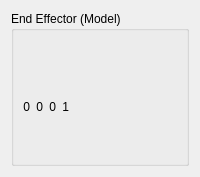
            <widget class="QWidget" name="tab_2">
             <attribute name="title">
              <string>Model</string>
             </attribute>
             <layout class="QGridLayout" name="gridLayout_23">
              <item row="0" column="0">
               <layout class="QGridLayout" name="gridLayout_22">
                <item row="0" column="0">
                 <widget class="QGroupBox" name="groupBox_7">
                  <property name="title">
                   <string>End Effector (Model)</string>
                  </property>
                  <layout class="QGridLayout" name="gridLayout_27">
                   <item row="0" column="1">
                    <spacer name="horizontalSpacer_2">
                     <property name="orientation">
                      <enum>Qt::Horizontal</enum>
                     </property>
                     <property name="sizeHint" stdset="0">
                      <size>
                       <width>40</width>
                       <height>20</height>
                      </size>
                     </property>
                    </spacer>
                   </item>
                   <item row="0" column="0">
                    <layout class="QGridLayout" name="gridLayout_24">
                     <item row="0" column="2">
                      <widget class="QLabel" name="MeeModel02">
                       <property name="text">
                        <string/>
                       </property>
                       <property name="alignment">
                        <set>Qt::AlignRight|Qt::AlignTrailing|Qt::AlignVCenter</set>
                       </property>
                      </widget>
                     </item>
                     <item row="0" column="1">
                      <widget class="QLabel" name="MeeModel01">
                       <property name="text">
                        <string/>
                       </property>
                       <property name="alignment">
                        <set>Qt::AlignRight|Qt::AlignTrailing|Qt::AlignVCenter</set>
                       </property>
                      </widget>
                     </item>
                     <item row="2" column="3">
                      <widget class="QLabel" name="MeeModel23">
                       <property name="text">
                        <string/>
                       </property>
                       <property name="alignment">
                        <set>Qt::AlignRight|Qt::AlignTrailing|Qt::AlignVCenter</set>
                       </property>
                      </widget>
                     </item>
                     <item row="1" column="2">
                      <widget class="QLabel" name="MeeModel12">
                       <property name="text">
                        <string/>
                       </property>
                       <property name="alignment">
                        <set>Qt::AlignRight|Qt::AlignTrailing|Qt::AlignVCenter</set>
                       </property>
                      </widget>
                     </item>
                     <item row="0" column="0">
                      <widget class="QLabel" name="MeeModel00">
                       <property name="text">
                        <string/>
                       </property>
                       <property name="alignment">
                        <set>Qt::AlignRight|Qt::AlignTrailing|Qt::AlignVCenter</set>
                       </property>
                      </widget>
                     </item>
                     <item row="2" column="2">
                      <widget class="QLabel" name="MeeModel22">
                       <property name="text">
                        <string/>
                       </property>
                       <property name="alignment">
                        <set>Qt::AlignRight|Qt::AlignTrailing|Qt::AlignVCenter</set>
                       </property>
                      </widget>
                     </item>
                     <item row="1" column="1">
                      <widget class="QLabel" name="MeeModel11">
                       <property name="text">
                        <string/>
                       </property>
                       <property name="alignment">
                        <set>Qt::AlignRight|Qt::AlignTrailing|Qt::AlignVCenter</set>
                       </property>
                      </widget>
                     </item>
                     <item row="1" column="3">
                      <widget class="QLabel" name="MeeModel13">
                       <property name="text">
                        <string/>
                       </property>
                       <property name="alignment">
                        <set>Qt::AlignRight|Qt::AlignTrailing|Qt::AlignVCenter</set>
                       </property>
                      </widget>
                     </item>
                     <item row="2" column="0">
                      <widget class="QLabel" name="MeeModel20">
                       <property name="text">
                        <string/>
                       </property>
                       <property name="alignment">
                        <set>Qt::AlignRight|Qt::AlignTrailing|Qt::AlignVCenter</set>
                       </property>
                      </widget>
                     </item>
                     <item row="2" column="1">
                      <widget class="QLabel" name="MeeModel21">
                       <property name="text">
                        <string/>
                       </property>
                       <property name="alignment">
                        <set>Qt::AlignRight|Qt::AlignTrailing|Qt::AlignVCenter</set>
                       </property>
                      </widget>
                     </item>
                     <item row="1" column="0">
                      <widget class="QLabel" name="MeeModel10">
                       <property name="text">
                        <string/>
                       </property>
                       <property name="alignment">
                        <set>Qt::AlignRight|Qt::AlignTrailing|Qt::AlignVCenter</set>
                       </property>
                      </widget>
                     </item>
                     <item row="0" column="3">
                      <widget class="QLabel" name="MeeModel03">
                       <property name="text">
                        <string/>
                       </property>
                       <property name="alignment">
                        <set>Qt::AlignRight|Qt::AlignTrailing|Qt::AlignVCenter</set>
                       </property>
                      </widget>
                     </item>
                     <item row="3" column="0">
                      <widget class="QLabel" name="label_52">
                       <property name="text">
                        <string>0</string>
                       </property>
                       <property name="alignment">
                        <set>Qt::AlignRight|Qt::AlignTrailing|Qt::AlignVCenter</set>
                       </property>
                      </widget>
                     </item>
                     <item row="3" column="1">
                      <widget class="QLabel" name="label_53">
                       <property name="text">
                        <string>0</string>
                       </property>
                       <property name="alignment">
                        <set>Qt::AlignRight|Qt::AlignTrailing|Qt::AlignVCenter</set>
                       </property>
                      </widget>
                     </item>
                     <item row="3" column="2">
                      <widget class="QLabel" name="label_54">
                       <property name="text">
                        <string>0</string>
                       </property>
                       <property name="alignment">
                        <set>Qt::AlignRight|Qt::AlignTrailing|Qt::AlignVCenter</set>
                       </property>
                      </widget>
                     </item>
                     <item row="3" column="3">
                      <widget class="QLabel" name="label_56">
                       <property name="text">
                        <string>1</string>
                       </property>
                       <property name="alignment">
                        <set>Qt::AlignRight|Qt::AlignTrailing|Qt::AlignVCenter</set>
                       </property>
                      </widget>
                     </item>
                    </layout>
                   </item>
                   <item row="1" column="0">
                    <spacer name="verticalSpacer_3">
                     <property name="orientation">
                      <enum>Qt::Vertical</enum>
                     </property>
                     <property name="sizeHint" stdset="0">
                      <size>
                       <width>20</width>
                       <height>40</height>
                      </size>
                     </property>
                    </spacer>
                   </item>
                  </layout>
                 </widget>
                </item>
               </layout>
              </item>
             </layout>
            </widget>
